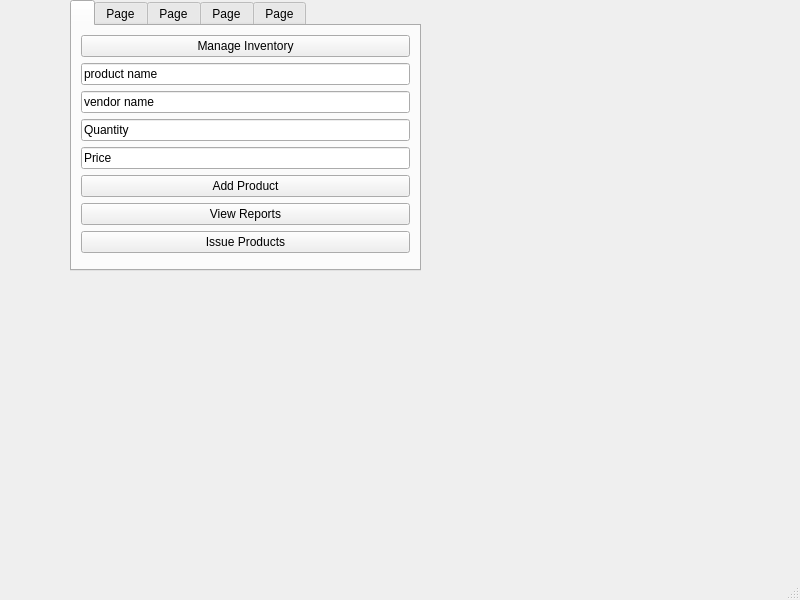
<?xml version="1.0" encoding="UTF-8"?>
<ui version="4.0">
 <class>MainWindow</class>
 <widget class="QMainWindow" name="MainWindow">
  <property name="geometry">
   <rect>
    <x>0</x>
    <y>0</y>
    <width>800</width>
    <height>600</height>
   </rect>
  </property>
  <property name="windowTitle">
   <string>MainWindow</string>
  </property>
  <widget class="QWidget" name="centralwidget">
   <widget class="QTabWidget" name="gridTabWidget">
    <property name="geometry">
     <rect>
      <x>70</x>
      <y>0</y>
      <width>351</width>
      <height>271</height>
     </rect>
    </property>
    <property name="currentIndex">
     <number>0</number>
    </property>
    <widget class="QWidget" name="Store">
     <attribute name="title">
      <string/>
     </attribute>
     <layout class="QGridLayout" name="gridLayout">
      <item row="5" column="0">
       <widget class="QPushButton" name="add_product_button">
        <property name="text">
         <string>Add Product</string>
        </property>
       </widget>
      </item>
      <item row="8" column="0">
       <widget class="QPushButton" name="pushButton_3">
        <property name="text">
         <string>Issue Products</string>
        </property>
       </widget>
      </item>
      <item row="0" column="0">
       <widget class="QPushButton" name="pushButton">
        <property name="text">
         <string>Manage Inventory</string>
        </property>
       </widget>
      </item>
      <item row="2" column="0">
       <widget class="QLineEdit" name="vendor_id_input">
        <property name="text">
         <string>vendor name</string>
        </property>
       </widget>
      </item>
      <item row="3" column="0">
       <widget class="QLineEdit" name="quantity_input">
        <property name="text">
         <string>Quantity</string>
        </property>
       </widget>
      </item>
      <item row="7" column="0">
       <widget class="QPushButton" name="pushButton_2">
        <property name="text">
         <string>View Reports</string>
        </property>
       </widget>
      </item>
      <item row="1" column="0">
       <widget class="QLineEdit" name="product_name_input">
        <property name="text">
         <string>product name</string>
        </property>
       </widget>
      </item>
      <item row="4" column="0">
       <widget class="QLineEdit" name="price_input">
        <property name="text">
         <string>Price</string>
        </property>
       </widget>
      </item>
     </layout>
    </widget>
    <widget class="QWidget" name="Kitchen">
     <attribute name="title">
      <string>Page</string>
     </attribute>
     <widget class="QGroupBox" name="groupBox">
      <property name="geometry">
       <rect>
        <x>30</x>
        <y>0</y>
        <width>120</width>
        <height>111</height>
       </rect>
      </property>
      <property name="title">
       <string>GroupBox</string>
      </property>
      <widget class="QLabel" name="label">
       <property name="geometry">
        <rect>
         <x>0</x>
         <y>20</y>
         <width>121</width>
         <height>31</height>
        </rect>
       </property>
       <property name="text">
        <string>Raw material usage</string>
       </property>
      </widget>
      <widget class="QLabel" name="label_2">
       <property name="geometry">
        <rect>
         <x>0</x>
         <y>50</y>
         <width>111</width>
         <height>20</height>
        </rect>
       </property>
       <property name="text">
        <string>Daily Balance</string>
       </property>
      </widget>
      <widget class="QLabel" name="label_3">
       <property name="geometry">
        <rect>
         <x>0</x>
         <y>80</y>
         <width>111</width>
         <height>21</height>
        </rect>
       </property>
       <property name="text">
        <string>food cost</string>
       </property>
      </widget>
     </widget>
    </widget>
    <widget class="QWidget" name="Sales">
     <attribute name="title">
      <string>Page</string>
     </attribute>
     <widget class="QTableView" name="tableView">
      <property name="geometry">
       <rect>
        <x>10</x>
        <y>0</y>
        <width>256</width>
        <height>71</height>
       </rect>
      </property>
     </widget>
     <widget class="QPushButton" name="pushButton_4">
      <property name="geometry">
       <rect>
        <x>60</x>
        <y>0</y>
        <width>151</width>
        <height>28</height>
       </rect>
      </property>
      <property name="text">
       <string>Order management</string>
      </property>
     </widget>
     <widget class="QTextEdit" name="textEdit">
      <property name="geometry">
       <rect>
        <x>20</x>
        <y>80</y>
        <width>241</width>
        <height>87</height>
       </rect>
      </property>
     </widget>
     <widget class="QPushButton" name="pushButton_5">
      <property name="geometry">
       <rect>
        <x>90</x>
        <y>90</y>
        <width>93</width>
        <height>28</height>
       </rect>
      </property>
      <property name="text">
       <string>Sales Report</string>
      </property>
     </widget>
     <widget class="QPushButton" name="pushButton_6">
      <property name="geometry">
       <rect>
        <x>30</x>
        <y>190</y>
        <width>221</width>
        <height>28</height>
       </rect>
      </property>
      <property name="text">
       <string>Invoice generation</string>
      </property>
     </widget>
    </widget>
    <widget class="QWidget" name="Vendors">
     <attribute name="title">
      <string>Page</string>
     </attribute>
     <widget class="QWidget" name="formLayoutWidget">
      <property name="geometry">
       <rect>
        <x>90</x>
        <y>0</y>
        <width>160</width>
        <height>221</height>
       </rect>
      </property>
      <layout class="QFormLayout" name="formLayout">
       <item row="0" column="0">
        <widget class="QLabel" name="label_4">
         <property name="text">
          <string>vendors detail</string>
         </property>
        </widget>
       </item>
       <item row="1" column="0">
        <widget class="QLabel" name="label_5">
         <property name="text">
          <string>Payment</string>
         </property>
        </widget>
       </item>
       <item row="2" column="0">
        <widget class="QLabel" name="label_6">
         <property name="text">
          <string>Credits</string>
         </property>
        </widget>
       </item>
      </layout>
     </widget>
    </widget>
    <widget class="QWidget" name="Menu">
     <attribute name="title">
      <string>Page</string>
     </attribute>
    </widget>
   </widget>
  </widget>
  <widget class="QMenuBar" name="menubar">
   <property name="geometry">
    <rect>
     <x>0</x>
     <y>0</y>
     <width>800</width>
     <height>26</height>
    </rect>
   </property>
   <property name="defaultUp">
    <bool>true</bool>
   </property>
   <property name="nativeMenuBar">
    <bool>false</bool>
   </property>
  </widget>
  <widget class="QStatusBar" name="statusbar"/>
 </widget>
 <resources/>
 <connections/>
</ui>
